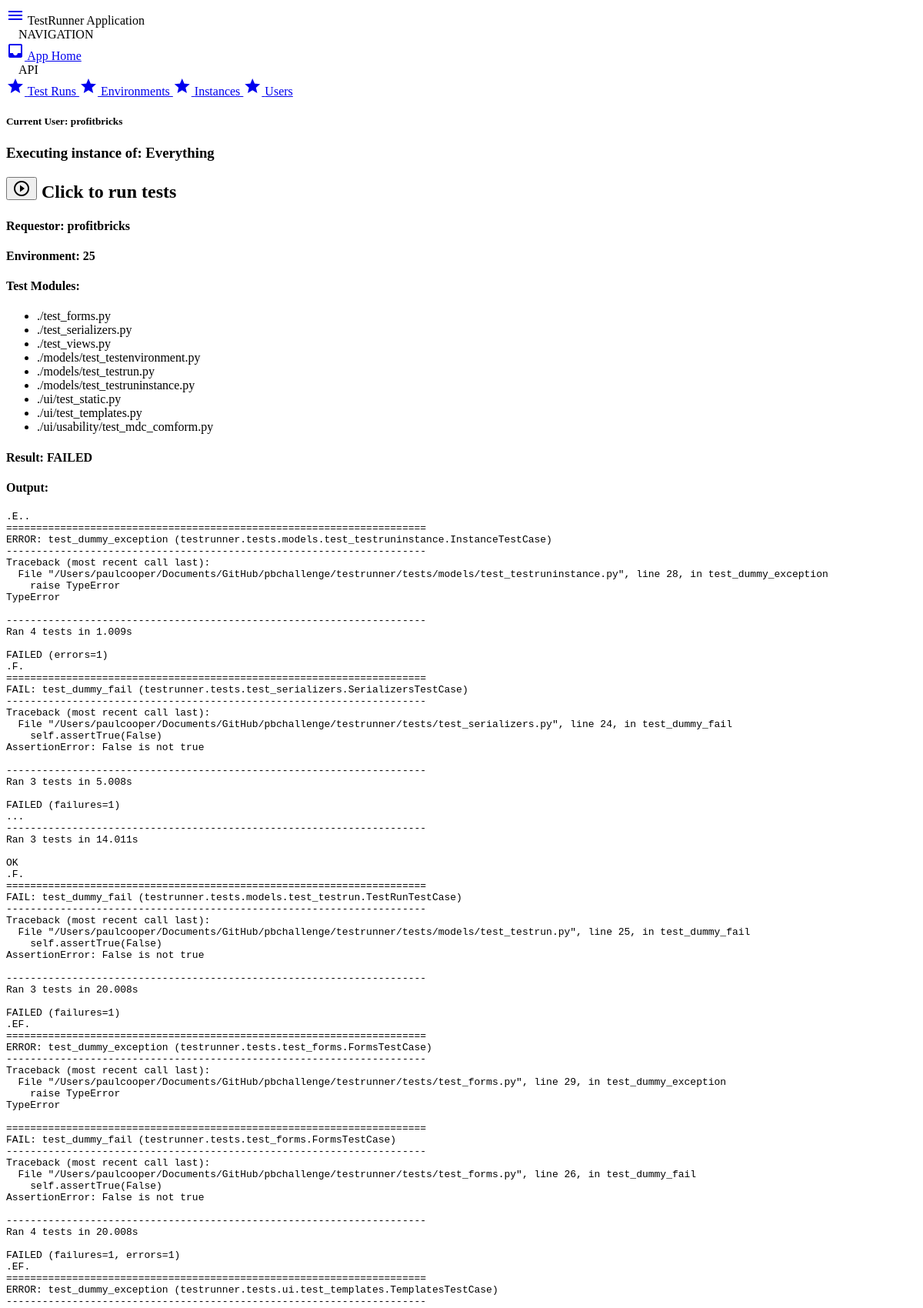
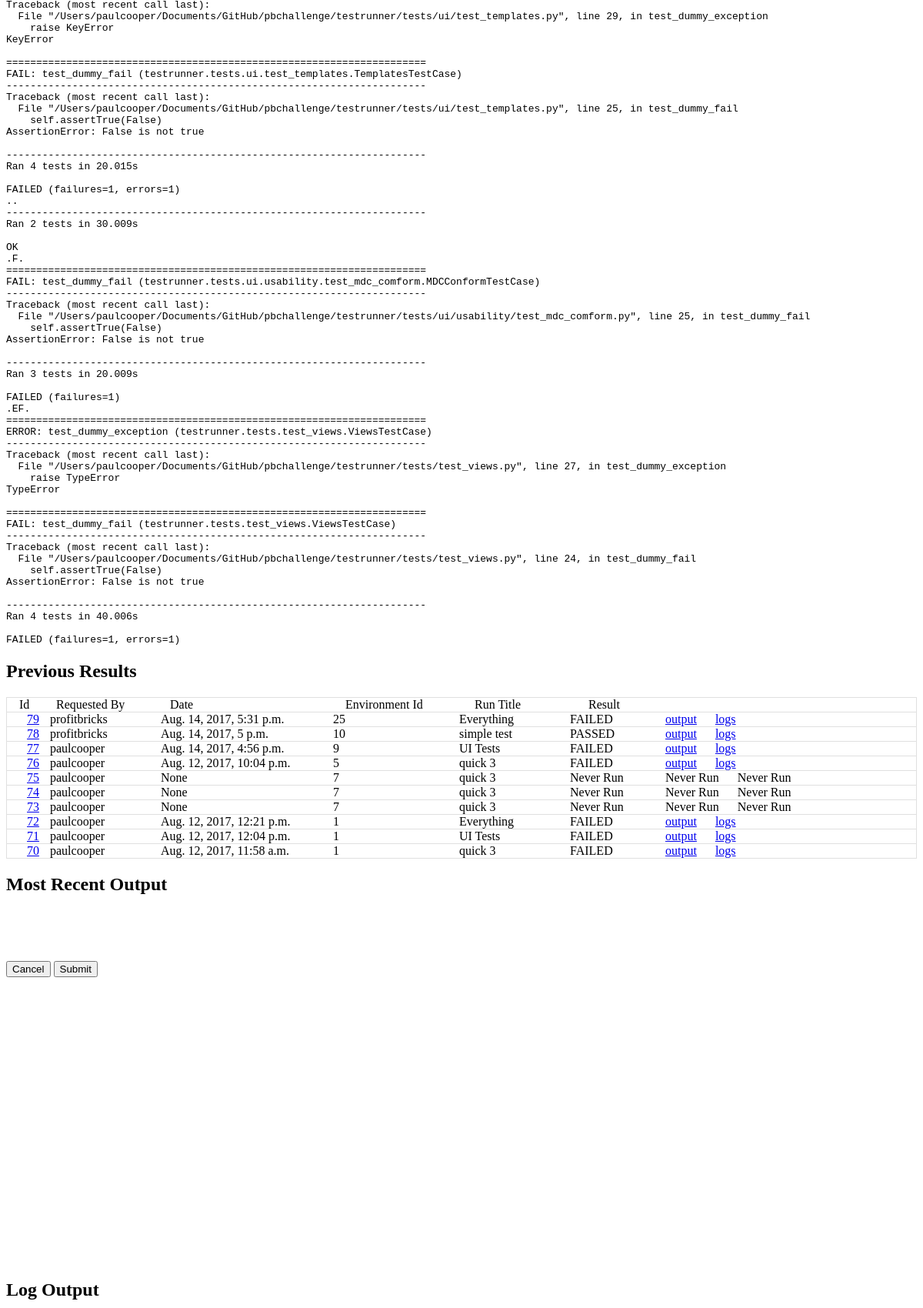
Screenshot of /run/79/ (signed in, upper part) with the database file from the repository (2 pictures, top to bottom).
### testrunner/models.py (models this page shows, shortened)
class TestRunInstance(models.Model):
    requested_by = models.ForeignKey('auth.User', blank=True, null=True)
    testrun = models.ForeignKey(TestRun)
    status = models.CharField(  choices=STATUS_CHOICES,
                                default="stopped",
                                max_length=20 )
    interface = models.CharField( choices=INTERFACE_CHOICES,
                                  default='ssh',
                                  max_length=20 )
    environment = models.ForeignKey(TestEnvironment)
    result = models.CharField(  choices=RESULT_CHOICES,
                                max_length=20,
                                null=True )
    output = models.CharField(max_length=65000, null=True)
    executed_on = models.DateTimeField(null=True)
    created_on = models.DateTimeField(default=datetime.now)
    class Meta:
        app_label = "testrunner"
        ordering = ('-created_on', 'executed_on')

class TestRun(models.Model):
    class Meta:
        app_label = "testrunner"
    name = models.CharField(max_length=100)
    description = models.CharField(max_length=200, null=True)
    modules = models.ManyToManyField(TestModule, blank=False)
    """
    The below attributes should only be set by the system after a child
    TestRunInstance completes
    """
    last_run = models.DateTimeField(null=True)
    last_result = models.CharField( choices=RESULT_CHOICES,
                                    max_length=20,
                                    null=True )
    created_by = models.ForeignKey( 'auth.User',
                                    related_name='testruns',
                                    on_delete=models.CASCADE,
                                    null=False )
    created_on = models.DateTimeField(default=datetime.now)

class TestEnvironment(models.Model):
    host = models.CharField(max_length=100, default='localhost')
    state = models.CharField(   choices=STATE_CHOICES,
                                max_length=20,
                                default='idle')
    class Meta:
        app_label = "testrunner"

class TestModule(models.Model):
    class Meta:
        app_label = "testrunner"
    path = models.CharField(max_length=100, unique=True)
    last_result = models.CharField(  choices=RESULT_CHOICES,
                                     max_length=20,
                                     null=True )

### testrunner/views.py (the view, shortened to what this page needs)
# urls.py: url(r'^run/(?P<pk>[0-9]+)/$', views.display_testruni, name="display-instance"),
@login_required
def display_testruni(request, pk):
    context = {}
    template = 'testrunner/display_testruni.html'
    testrun_instance = TestRunInstance.objects.filter(id=pk)[0]
    modules = testrun_instance.testrun.modules.all()
    testruns = TestRunInstance.objects.all()
    context.update({
        'testrun_current': testrun_instance,
        'modules': modules,
        'testruns': testruns,
    })
    return render(request, template, context)

### testrunner/templates/testrunner/display_testruni.html
{% extends "base.html" %}
{% load widget_tweaks %}
{% block pagetitle %}
TestRunner Application
{% endblock %}
{% block testrun %}
{% if testrun_current %}
  {% include "testrunner/run_instance.html" with testrun_current=testrun_current modules=modules %}
{% endif %}
{% endblock %}
{% block display %}
{% include "testrunner/previous.html" with testruns=testruns %}
{% endblock %}

### testrunner/templates/base.html (shortened to what this page needs)
{% load static %}
<!DOCTYPE html>
<html class="mdc-typography">
  <head>
    <link
      rel="stylesheet"
      href="https://unpkg.com/material-components-web@latest/dist/material-components-web.min.css">
  </head>
  <body>
    <header class="mdc-toolbar mdc-toolbar--fixed">
      <div class="mdc-toolbar__row">
        <section class="mdc-toolbar__section mdc-toolbar__section--align-start">
          <span class="menu-show">
            <a href="#" class="mdc-toolbar__icon--menu mdc-ripple-surface"
              aria-label="Click to show the navigation menu"
              aria-controls="testrunner-nav-menu"
              data-mdc-auto-init="MDCRipple"
              data-mdc-ripple-is-unbounded>
              <i class="material-icons">menu</i></a>
          </span>
          <span class="mdc-toolbar__title">
            {% block pagetitle %}{% endblock %}</span>
        </section>
      </div>
    </header>
    <aside class="mdc-temporary-drawer mdc-typography">
      <nav class="mdc-temporary-drawer__drawer">
        <header class="mdc-temporary-drawer__header">
          <div class="mdc-temporary-drawer__header-content">
            Navigation
          </div>
        </header>
        <nav class="mdc-temporary-drawer__content mdc-list">
          <a class="mdc-list-item mdc-temporary-drawer--selected" href="/">
            <i class="material-icons mdc-list-item__start-detail" aria-hidden="true">inbox</i>
            App Home
          </a>
        </nav>
        <header class="mdc-temporary-drawer__header">
          <div class="mdc-temporary-drawer__header-content">
            API
          </div>
        </header>
        <nav class="mdc-temporary-drawer__content mdc-list">
          <a class="mdc-list-item" href="{% url 'api-testruns' %}">
            <i class="material-icons mdc-list-item__start-detail" aria-hidden="true">star</i>
            Test Runs
          </a>
          <a class="mdc-list-item" href="{% url 'api-envs' %}">
            <i class="material-icons mdc-list-item__start-detail" aria-hidden="true">star</i>
            Environments
          </a>
          <a class="mdc-list-item" href="{% url 'api-instances' %}">
            <i class="material-icons mdc-list-item__start-detail" aria-hidden="true">star</i>
            Instances
          </a>
          <a class="mdc-list-item" href="{% url 'api-users' %}">
            <i class="material-icons mdc-list-item__start-detail" aria-hidden="true">star</i>
            Users
          </a>
        </nav>
      </nav>
    </aside>
    <main class="mdc-toolbar-fixed-adjust">
      <section class="tr-section__user">
        <h5>Current User: {{ user }}</h5>
      </section>
      <div class="mdc-card tr-form-card">
        <section class="mdc-card__primary">
          {% block testrun %}
          {% endblock %}
        </section>
      </div>
      <div class="mdc-card">
        <section class="mdc-card__primary">
          {% block display %}
          {% endblock %}
        </section>
      </div>
    </main>
    {% load static %}
  </body>
</html>

### testrunner/templates/testrunner/run_instance.html (shortened to what this page needs)
<section id="test-execution-section">
  <h3 class="mdc-typography--headline">
    Executing instance of: {{ testrun_current.testrun.name }}
  </h3>
  <h2 class="mdc-typography--title">
    <button class="mdc-fab mdc-fab--mini mdc-fab--plain material-icons" aria-label="Execute" data-mdc-auto-init="MDCRipple" id="test-exec-start">
      <span class="mdc-fab__icon">
      </span>
    </button>
    <span class="mdc-typography--caption">
      Click to run tests
    </span>
  </h2>
  <h4 class="mdc-typography--subheading1">Requestor:
    <span>{{ testrun_current.requested_by.username }}</span>
  </h4>
  <h4 class="mdc-typography--subheading1">Environment:
    <span id="env_id">{{ testrun_current.environment.id }}</span>
  </h4>
  <h4 class="mdc-typography--subheading1">Test Modules:</h4>
  <ul class="mdc-list mdc-list--dense" style="max-width:400px">
    {% for mod in modules %}
    <li class="mdc-list-item" id="test-module--{{mod.id}}">
      {{ mod.path }}
    </li>
    {% endfor %}
  </ul>
  {% if testrun_current.result %}
  <h4 class="mdc-typography--subheading1">Result: {{testrun_current.result}}</h4>
  {% endif %}
  {% if testrun_current.output %}
  <h4 class="mdc-typography--subheading1">Output: </h4>
  <pre>{{ testrun_current.output }}</pre>
  {% endif %}
</section>

### testrunner/templates/testrunner/previous.html (shortened to what this page needs)
<header>
  <h2 class="mdc-dialog__header__title">
    Previous Results
  </h2>
</header>
<section>
    <ul class="mdc-list bordered-list">
      <li class="mdc-list-item">
          <span class="mdc-grid-tile__title prev-list-col-1" style="min-width:44px;">Id</span>
          <span class="mdc-grid-tile__title prev-list-col-2" style="min-width:144px;">Requested By</span>
          <span class="mdc-grid-tile__title prev-list-col-3" style="min-width:224px;">Date </span>
          <span class="mdc-grid-tile__title prev-list-col-4" style="min-width:164px;">Environment Id</span>
          <span class="mdc-grid-tile__title prev-list-col-5" style="min-width:144px;">Run Title</span>
          <span class="mdc-grid-tile__title prev-list-col-6">Result</span>
      </li>
      {% for run in testruns %}
      <li class="mdc-list-item" id="list-previous-instances">
        <span class="prev-list-col-1"><a href="{% url 'display-instance' run.id %}">{{ run.id }}</a>
        <span class="prev-list-col-2">{{ run.requested_by.username }}</span>
        <span class="prev-list-col-3">{{ run.executed_on }}</span>
        <span class="prev-list-col-4">{{ run.environment.id }}</span>
        <span class="prev-list-col-5">{{ run.testrun.name }}</span>
        <span class="prev-list-col-6">{% if run.result %} {{run.result}} {% else %} Never Run {% endif %}</span>
        <span class="prev-list-col-7">
          {% if run.output %} <a href="#" id="show-output-{{ run.id }}" onclick="load_output({{run.id}});">output</a> {% else %} Never Run {% endif %}
        </span>
        <span class="prev-list-col-8">
          {% if run.result %} <a href="#" id="show-logs-{{ run.id }}" onclick="load_logs({{run.id}});">logs</a> {% else %} Never Run {% endif %}
        </span>
      </li>
      {% endfor %}
    </ul>
</section>
{% include "testrunner/modals/testoutput.html" with trform=trform files=files %}
{% include "testrunner/modals/testlogs.html" with teform=teform %}

### testrunner/templates/base.html (style rules this page uses)
.mdc-temporary-drawer__header { text-transform: uppercase; padding-left: 16px; }
.bordered-list { padding-right: 0; padding-left: 0; }
.bordered-list .mdc-list-item { padding: 0 16px; border: 1px solid rgba(0, 0, 0, .12); }
.bordered-list .mdc-list-item:not(:first-child) { border-top: none; }
#list-previous-instances span { margin:0 10px; }
.mdc-list-item span { display: inline-block; }
.prev-list-col-1 { min-width: 28px; }
.prev-list-col-2 { min-width: 120px; }
.prev-list-col-3 { min-width: 200px; }
.prev-list-col-4 { min-width: 140px; }
.prev-list-col-5 { min-width: 120px; }
.prev-list-col-6 { min-width: 100px; }

### rows the page displays
TestRunInstance: testrun.name "Everything", requested_by.username "profitbricks", environment.id "25", result "FAILED", output ".E.. ====================================================================== ERROR: test_dummy_exception (testrunner.tests.models.test_testruninstance.InstanceTestCase) ---------------------------------------------------------------------- Traceback (most recent call last): File \"/Users/paulcooper/Documents/GitHub/pbchallenge/testrunner/tests/models/test_testruninstance.py\", line 28, in test_dummy_exception raise TypeError TypeError ---------------------------------------------------------------------- Ran 4 tests in 1.009s FAILED (errors=1) .F. ====================================================================== FAIL: test_dummy_fail (testrunner.tests.test_serializers.SerializersTestCase)…", id "79", executed_on "Aug. 14, 2017, 5:31 p.m."
TestModule: path "./test_forms.py"
TestModule: path "./test_serializers.py"
TestModule: path "./test_views.py"
TestModule: path "./models/test_testenvironment.py"
TestModule: path "./models/test_testrun.py"
TestModule: path "./models/test_testruninstance.py"
TestModule: path "./ui/test_static.py"
TestModule: path "./ui/test_templates.py"
TestModule: path "./ui/usability/test_mdc_comform.py"
TestRunInstance: id "78", requested_by.username "profitbricks", executed_on "Aug. 14, 2017, 5 p.m.", environment.id "10", testrun.name "simple test", result "PASSED"
TestRunInstance: id "77", requested_by.username "paulcooper", executed_on "Aug. 14, 2017, 4:56 p.m.", environment.id "9", testrun.name "UI Tests", result "FAILED"
TestRunInstance: id "76", requested_by.username "paulcooper", executed_on "Aug. 12, 2017, 10:04 p.m.", environment.id "5", testrun.name "quick 3", result "FAILED"
TestRunInstance: id "75", requested_by.username "paulcooper", executed_on "None", environment.id "7", testrun.name "quick 3", shows "Never Run"
TestRunInstance: id "74", requested_by.username "paulcooper", executed_on "None", environment.id "7", testrun.name "quick 3", shows "Never Run"
TestRunInstance: id "73", requested_by.username "paulcooper", executed_on "None", environment.id "7", testrun.name "quick 3", shows "Never Run"
TestRunInstance: id "72", requested_by.username "paulcooper", executed_on "Aug. 12, 2017, 12:21 p.m.", environment.id "1", testrun.name "Everything", result "FAILED"
TestRunInstance: id "71", requested_by.username "paulcooper", executed_on "Aug. 12, 2017, 12:04 p.m.", environment.id "1", testrun.name "UI Tests", result "FAILED"
TestRunInstance: id "70", requested_by.username "paulcooper", executed_on "Aug. 12, 2017, 11:58 a.m.", environment.id "1", testrun.name "quick 3", result "FAILED"

### other values shown
{{ user }} "profitbricks"
